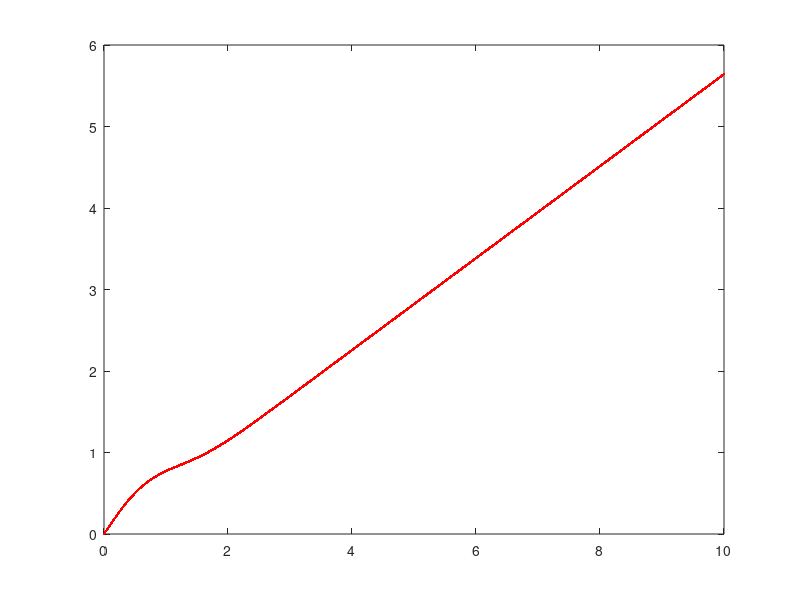

This chart was generated by the following MATLAB code:
clear all

u1 = 0;
u2 = 0;
h = 0.005;
c = 2 / sqrt(pi);

erf =  (u2-u1) * (exp(-(u2*u2)) + exp(-(u1*u1))) / 2;
erf = erf * c;

while u2 <= 10 
    erf =  (u2-u1) * (exp(-(u2*u2)) + exp(-(u1*u1))) / 2;
    erf = erf * c;
    
    plot(u2, erf, 'r'); hold on
    
    u2 =  u2 + h;
end


